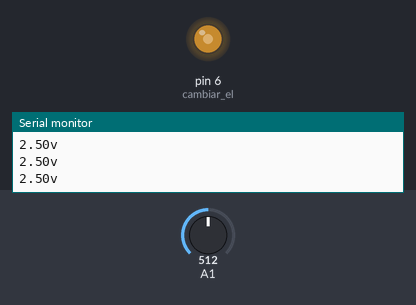
Simulated run of this sketch. Board: Arduino Uno, built with avr-gcc and run on an emulated ATmega328P. Shown: output pins drawn as LEDs (lit = HIGH), the last lines printed to the serial monitor. The inputs (shaded band) are chosen by the test bench; at power-on: A1 = 512.

Above: at 1.2 s.
1.3 s: A1 set to 716
At 2.0 s:
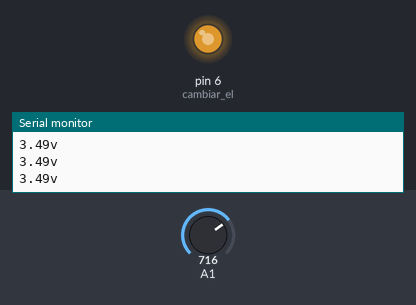
2.8 s: A1 set to 900
At 3.4 s:
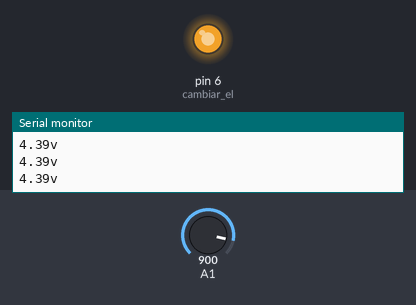
4.3 s: A1 set to 122
At 4.8 s:
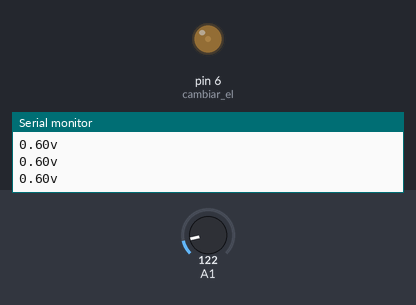
5.8 s: A1 set to 0
At 6.2 s:
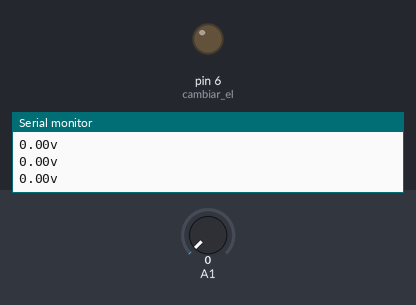
Timing chart, 0 to 8.3 s (numbered marks = the images above; inputs shaded):
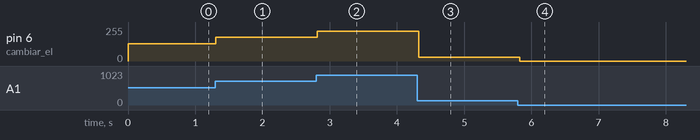

The sketch:

pot_resistenciavariable.ino
```cpp
//iniciamos con una variable tipo flotante
int pot = 0;
float voltaje = 0.0;

void setup() {
  //iniciamos
  Serial.begin(9600);
  pinMode(6, OUTPUT); //cambiar el "6" por el puerto donde este el LED
}

void loop() {
  pot = analogRead(A1); //modificar el puerto de entrada
  voltaje = pot * 0.00488;
  Serial.print(voltaje); //tambien se puede dividir entre 1000
  Serial.println("v"); //esta linea agrega una etiqueta V despues de la cantidad

  pot = pot / 4;
  analogWrite(6, pot);

  delay(100); //aplicamos un delay para limitar la lectura del valor
}
```

Measured:
- after the input at 1.3 s, pin 6 (cambiar_el): 128/255 → 179/255 at once
- after the input at 2.8 s, pin 6 (cambiar_el): 179/255 → 225/255 at once
- after the input at 4.3 s, pin 6 (cambiar_el): 225/255 → 30/255 at once
- after the input at 5.8 s, pin 6 (cambiar_el): 30/255 → 0/255 at once
